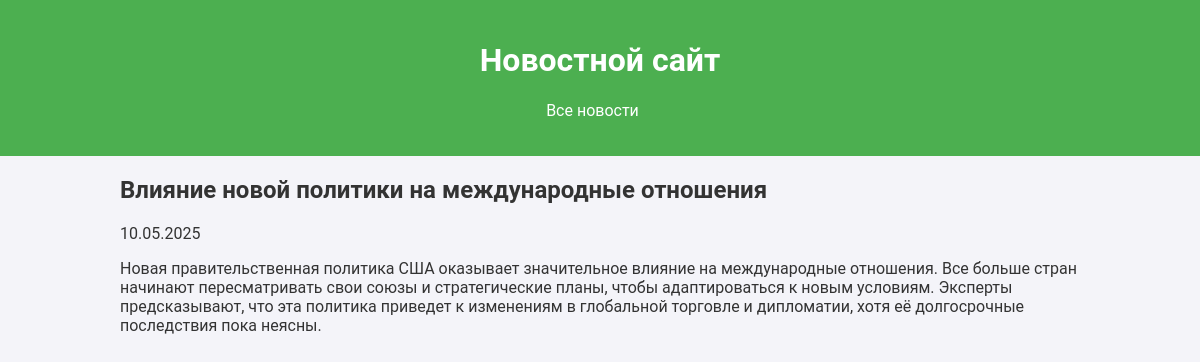
/news/news/3/, run on the app's committed database.
### news/models.py (models this page shows, shortened)
class Post(models.Model):
    author = models.ForeignKey(Author, on_delete=models.CASCADE, related_name='posts')
    publication_type = models.CharField(max_length=2, choices=PUBLICATION_CHOICES, default='AR')
    created_at=models.DateTimeField(auto_now_add=True)
    title = models.CharField(max_length=200)
    content = models.TextField()
    rating = models.IntegerField(default=0)
    categories = models.ManyToManyField(Category, through='PostCategory', related_name='posts')

### news/views.py (the view)
# urls.py: path('news/<int:pk>/', NewsDetail.as_view(), name='news_detail'),
class NewsDetail(DetailView):
    model = Post
    template_name = 'news_detail.html'  # шаблон для отображения конкретной новости
    context_object_name = 'news'

### templates/news_detail.html
{% extends 'flatpages/default.html' %}
{% block content %}
    <article>
        <h1>{{ news.title }}</h1>
        <p>{{ news.created_at|date:"d.m.Y" }}</p>
        <div>{{ news.content }}</div>
    </article>
{% endblock %}

### static/css/styles.css (style rules this page uses)
body { font-family: 'Roboto', sans-serif; background-color: #f4f4f9; color: #333; margin: 0; padding: 0; }

### data on the page
Post: title "Влияние новой политики на международные отношения", created_at "10.05.2025", content "Новая правительственная политика США оказывает значительное влияние на международные отношения. Все больше стран начинают пересматривать свои союзы и стратегические планы, чтобы адаптироваться к новым условиям. Эксперты предсказывают, что эта политика приведет к изменениям в глобальной торговле и дипломатии, хотя её долгосрочные последствия пока неясны."
